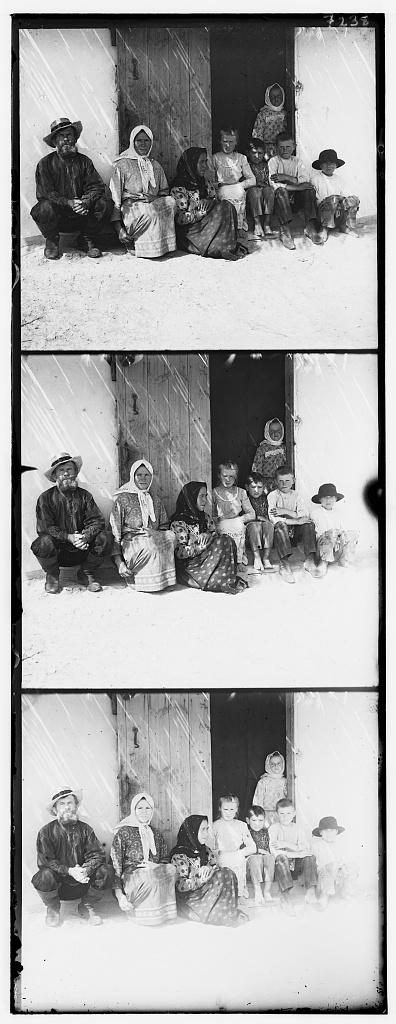
#> input picture proj1/settlers.jpg, 396 x 1024 px
$ python colorize_skel.py
#> lines starting #> are read from the running program, lines starting #| are printed output that depends on the picture
# CS194-26 (CS294-26): Project 1 starter Python code

# these are just some suggested libraries
# instead of scikit-image you could use matplotlib and opencv to read, write, and display images
from functools import reduce

import numpy as np
import skimage as sk
import skimage.io as skio
from skimage import transform, feature, exposure


def align(image1, image2):
    besti = -20;
    bestj = -20;
    best_image1 = image1;
    difference = float('inf');
    for i in range(-15,16):
        for j in range(-15,16):
            new_image_1 = np.roll(image1, i, 0);
            new_image_1 = np.roll(new_image_1, j, 1);
            new_difference = np.sum(np.sum((new_image_1 - image2) ** 2));
            if(new_difference < difference):
                difference = new_difference;
                best_image1 = new_image_1;
                besti = i;
                bestj = j;
    return([best_image1, besti, bestj]);


def pyramid(image):
    image_arrays = [image];
    height = np.floor(im.shape[0] / 3.0);
    height = int(height);
    while(height > 400):
        image = sk.transform.rescale(image, 0.5)
        height = np.floor(image.shape[0] / 3.0);
        height = int(height);
        image_arrays.append(image);
    return image_arrays;

# [51 lines left out: functions pyramid_align, crop_out_borders, not called in this run]


def contrast_stretching(im):
    # get image histogram
    p1 = np.percentile(im, 30);
    p2 = np.percentile(im, 70);
    img_rescale = exposure.rescale_intensity(im, in_range=(p1, p2))
    return img_rescale;

def hist_eq(im):
    return exposure.equalize_hist(im)


# name of the input file
imname = 'settlers.jpg'
# read in the c
im = skio.imread(imname)
#> im is the input picture: shape (1024, 396); min 0, max 255, mean 167.6

# convert to double (might want to do this later on to save memory)
im = sk.img_as_float(im)

# compute the height of each part (just 1/3 of total)


# separate color channels


# align the images
# functions that might be useful for aligning the images include:
# np.roll, np.sum, sk.transform.rescale (for multiscale)


# save the image
pyramid_images = pyramid(im);
#> after the loop in pyramid, `while(height > 400):`: image_arrays = 1 item
#> pyramid_images = 1 item
last_image = pyramid_images.pop();
height = np.floor(last_image.shape[0] / 3.0)
#> height = 341
height = int(height);
b = last_image[:height] ;
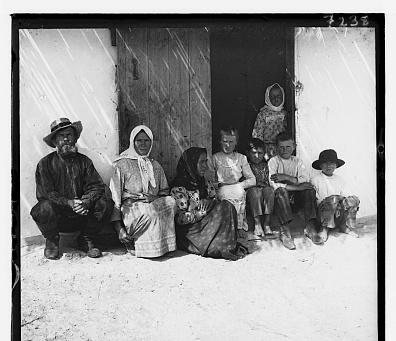
#> b: shape (341, 396) float64; min 0, max 1, mean 0.594
g = last_image[height: 2 * height] ;
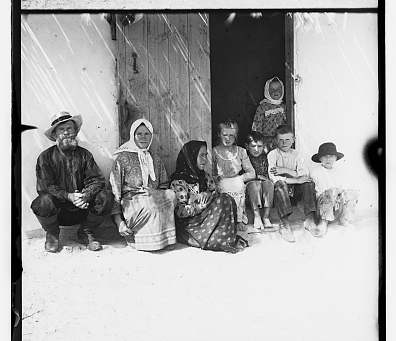
#> g: shape (341, 396) float64; min 0, max 1, mean 0.655
r = last_image[2 * height: 3 * height] ;
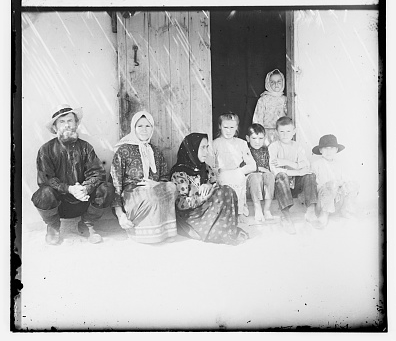
#> r: shape (341, 396) float64; min 0, max 1, mean 0.722
ag = align(g, b)
#> after the loop in align, `for i in range(-15,16):`:
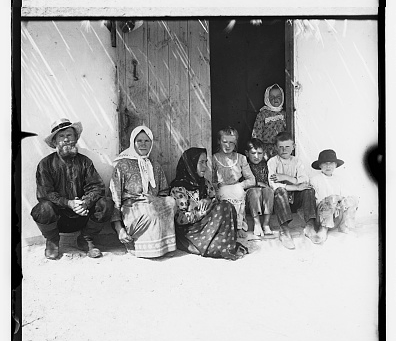
#> best_image1: shape (341, 396) float64; min 0, max 1, mean 0.655
#> after the loop in align, `for i in range(-15,16):`: besti = 7; bestj = 0; difference = 4056.6
#> ag = 3 items
new_green = ag[0];
green_displacement_x = ag[1];
#> green_displacement_x = 7
green_displacement_y = ag[2];
#> green_displacement_y = 0
ar = align(r, b)
#> after the loop in align (call 2), `for i in range(-15,16):`:
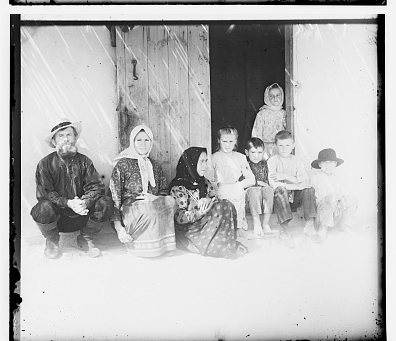
#> best_image1: shape (341, 396) float64; min 0, max 1, mean 0.722
#> after the loop in align (call 2), `for i in range(-15,16):`: besti = 14; bestj = -1; difference = 10965.3
#> ar = 3 items
red_displacement_x = ar[1];
#> red_displacement_x = 14
red_displacement_y = ar[2];
#> red_displacement_y = -1
new_red = ar[0];
new_b = b;


for image in reversed(pyramid_images):
    green_displacement_x *= 2;
    green_displacement_x = int(green_displacement_x);
    green_displacement_y *= 2;
    green_displacement_y = int(green_displacement_y);
    red_displacement_x *= 2;
    red_displacement_x = int(red_displacement_x);
    red_displacement_y *= 2;
    red_displacement_y = int(red_displacement_y);
    new_height = int(np.floor(image.shape[0]/3.0));
    new_b = image[:new_height] - feature.canny(image[:new_height]);
    new_g = image[new_height: 2 * new_height] - feature.canny(image[new_height: 2 * new_height]);
    new_r = image[2 * new_height: 3 * new_height] - feature.canny(image[2 * new_height: 3 * new_height]);
    green_pastel = pyramid_align(new_g, new_b, green_displacement_x, green_displacement_y);
    red_pastel = pyramid_align(new_r, new_b, red_displacement_x, red_displacement_y);
    new_green, green_displacement_x,  green_displacement_y = green_pastel[0], green_pastel[1], green_pastel[2];
    new_red, red_displacement_x, red_displacement_y = red_pastel[0], red_pastel[1], red_pastel[2];
#> this loop made 0 passes


# create a color image

print(green_displacement_x);
#| 7
print(green_displacement_y);
#| 0
print(red_displacement_x);
#| 14
print(red_displacement_y);
#| -1


im_out = np.dstack([new_red, new_green, new_b])
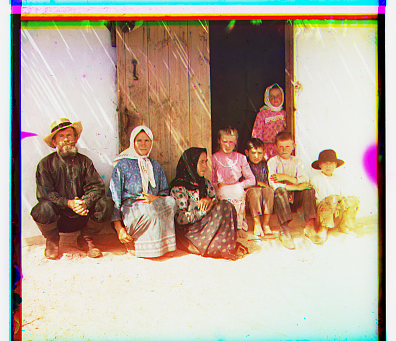
#> im_out: shape (341, 396, 3) float64; mean of channels 0, 1, 2 0.722, 0.655, 0.594; drawn as R, G, B
fname = 'out/settlers_stretch.jpg'
# display the image

# im_out = crop_out_borders(im_out);
# im_out = im_out.astype(np.float64);
im_out = contrast_stretching(im_out);
#> in contrast_stretching, `p1 = np.percentile(im, 30);`: p1 = 0.451
#> in contrast_stretching, `p2 = np.percentile(im, 70);`: p2 = 0.914
#> in contrast_stretching, `img_rescale = exposure.rescale_intensity(im, in_range=(p1, p2))`:
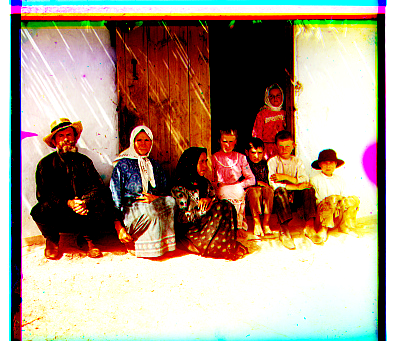
#> img_rescale: shape (341, 396, 3) float64; mean of channels 0, 1, 2 0.669, 0.578, 0.512; drawn as R, G, B
#> (the run stopped early here; a loop or call above may not have finished)

$ run again, with proj1/cathedral.jpg copied over proj1/settlers.jpg
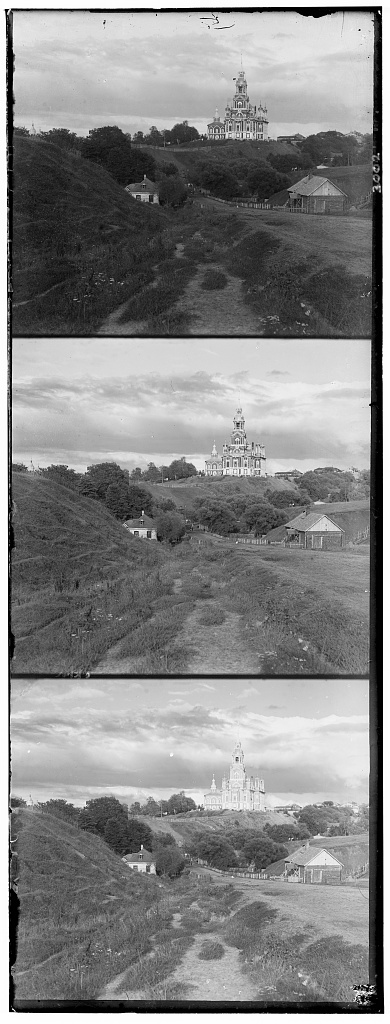
#> input picture proj1/cathedral.jpg, 390 x 1024 px
#> im is the input picture: shape (1024, 390); min 0, max 255, mean 133.7
#> after the loop in pyramid, `while(height > 400):`: image_arrays = 1 item
#> after the loop in align, `for i in range(-15,16):`: besti = 1; bestj = -1; difference = 4854.9
#> ag = 3 items
#> green_displacement_x = 1
#> green_displacement_y = -1
#> after the loop in align (call 2), `for i in range(-15,16):`:
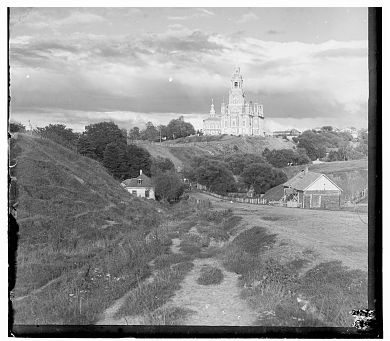
#> best_image1: shape (341, 390) float64; min 0, max 1, mean 0.584
#> after the loop in align (call 2), `for i in range(-15,16):`: besti = 7; bestj = -1; difference = 7443.6
#> ar = 3 items
#> red_displacement_x = 7
#> red_displacement_y = -1
#| 1
#| -1
#| 7
#| -1
#> p1 = 0.333
#> p2 = 0.753
#> in contrast_stretching, `img_rescale = exposure.rescale_intensity(im, in_range=(p1, p2))`:
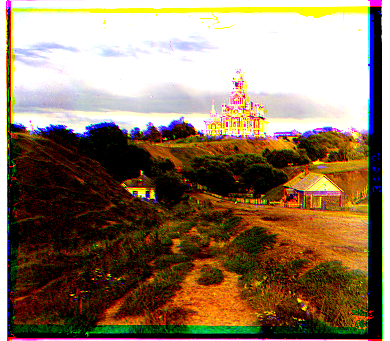
#> img_rescale: shape (341, 390, 3) float64; mean of channels 0, 1, 2 0.567, 0.478, 0.385; drawn as R, G, B

$ run again, with proj1/monastery.jpg copied over proj1/settlers.jpg
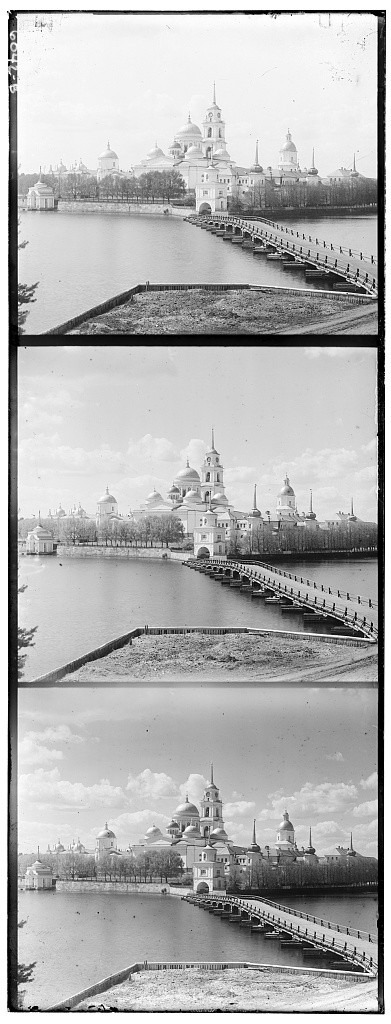
#> input picture proj1/monastery.jpg, 391 x 1024 px
#> im is the input picture: shape (1024, 391); min 0, max 255, mean 177.7
#> after the loop in pyramid, `while(height > 400):`: image_arrays = 1 item
#> after the loop in align, `for i in range(-15,16):`: besti = -6; bestj = 0; difference = 4406.4
#> ag = 3 items
#> green_displacement_x = -6
#> green_displacement_y = 0
#> after the loop in align (call 2), `for i in range(-15,16):`:
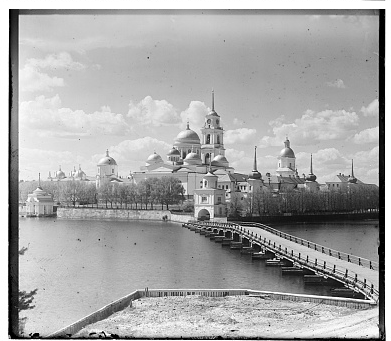
#> best_image1: shape (341, 391) float64; min 0, max 1, mean 0.656
#> after the loop in align (call 2), `for i in range(-15,16):`: besti = 9; bestj = 1; difference = 8412.7
#> ar = 3 items
#> red_displacement_x = 9
#> red_displacement_y = 1
#| -6
#| 0
#| 9
#| 1
#> p1 = 0.627
#> p2 = 0.851
#> in contrast_stretching, `img_rescale = exposure.rescale_intensity(im, in_range=(p1, p2))`:
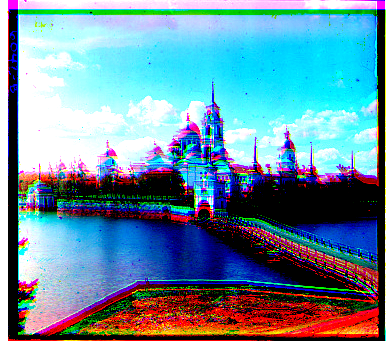
#> img_rescale: shape (341, 391, 3) float64; mean of channels 0, 1, 2 0.419, 0.56, 0.632; drawn as R, G, B

$ run again, with proj1/nativity.jpg copied over proj1/settlers.jpg
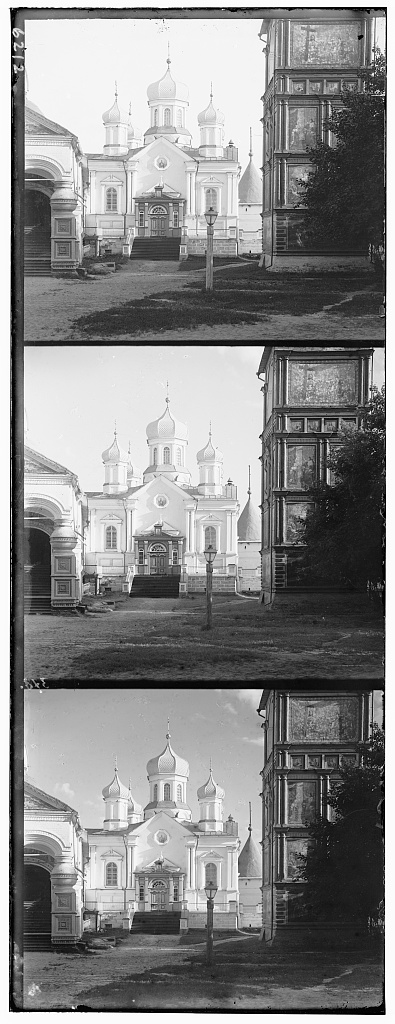
#> input picture proj1/nativity.jpg, 395 x 1024 px
#> im is the input picture: shape (1024, 395); min 0, max 255, mean 136.3
#> after the loop in pyramid, `while(height > 400):`: image_arrays = 1 item
#> after the loop in align, `for i in range(-15,16):`: besti = 3; bestj = 1; difference = 4679.4
#> ag = 3 items
#> green_displacement_x = 3
#> green_displacement_y = 1
#> ar = 3 items
#> red_displacement_x = 7
#> red_displacement_y = 1
#| 3
#| 1
#| 7
#| 1
#> p1 = 0.278
#> p2 = 0.792
#> in contrast_stretching, `img_rescale = exposure.rescale_intensity(im, in_range=(p1, p2))`:
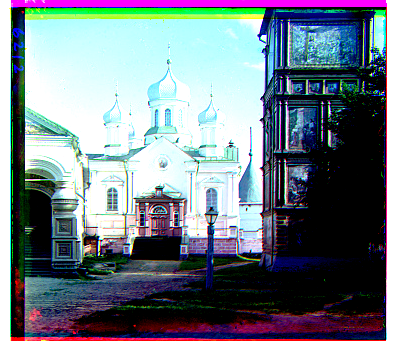
#> img_rescale: shape (341, 395, 3) float64; mean of channels 0, 1, 2 0.447, 0.489, 0.527; drawn as R, G, B
